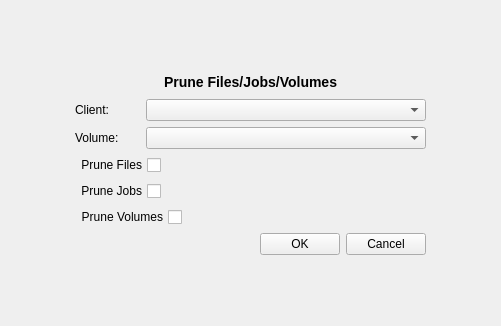
<ui version="4.0" >
 <class>pruneForm</class>
 <widget class="QWidget" name="pruneForm" >
  <property name="geometry" >
   <rect>
    <x>0</x>
    <y>0</y>
    <width>501</width>
    <height>326</height>
   </rect>
  </property>
  <property name="windowTitle" >
   <string>Form</string>
  </property>
  <layout class="QGridLayout" >
   <property name="margin" >
    <number>9</number>
   </property>
   <property name="spacing" >
    <number>6</number>
   </property>
   <item row="1" column="0" >
    <spacer>
     <property name="orientation" >
      <enum>Qt::Horizontal</enum>
     </property>
     <property name="sizeHint" >
      <size>
       <width>40</width>
       <height>20</height>
      </size>
     </property>
    </spacer>
   </item>
   <item row="1" column="2" >
    <spacer>
     <property name="orientation" >
      <enum>Qt::Horizontal</enum>
     </property>
     <property name="sizeHint" >
      <size>
       <width>40</width>
       <height>20</height>
      </size>
     </property>
    </spacer>
   </item>
   <item row="0" column="1" >
    <spacer>
     <property name="orientation" >
      <enum>Qt::Vertical</enum>
     </property>
     <property name="sizeType" >
      <enum>QSizePolicy::Expanding</enum>
     </property>
     <property name="sizeHint" >
      <size>
       <width>351</width>
       <height>16</height>
      </size>
     </property>
    </spacer>
   </item>
   <item row="1" column="1" >
    <layout class="QGridLayout" >
     <property name="margin" >
      <number>0</number>
     </property>
     <property name="spacing" >
      <number>6</number>
     </property>
     <item row="1" column="1" >
      <widget class="QComboBox" name="clientCombo" />
     </item>
     <item row="5" column="0" colspan="2" >
      <layout class="QHBoxLayout" >
       <property name="margin" >
        <number>0</number>
       </property>
       <property name="spacing" >
        <number>6</number>
       </property>
       <item>
        <widget class="QCheckBox" name="volumeCheckBox" >
         <property name="layoutDirection" >
          <enum>Qt::RightToLeft</enum>
         </property>
         <property name="text" >
          <string>Prune Volumes</string>
         </property>
        </widget>
       </item>
       <item>
        <spacer>
         <property name="orientation" >
          <enum>Qt::Horizontal</enum>
         </property>
         <property name="sizeHint" >
          <size>
           <width>40</width>
           <height>20</height>
          </size>
         </property>
        </spacer>
       </item>
      </layout>
     </item>
     <item row="0" column="0" colspan="2" >
      <layout class="QHBoxLayout" >
       <property name="margin" >
        <number>0</number>
       </property>
       <property name="spacing" >
        <number>6</number>
       </property>
       <item>
        <spacer>
         <property name="orientation" >
          <enum>Qt::Horizontal</enum>
         </property>
         <property name="sizeHint" >
          <size>
           <width>71</width>
           <height>21</height>
          </size>
         </property>
        </spacer>
       </item>
       <item>
        <widget class="QLabel" name="run" >
         <property name="maximumSize" >
          <size>
           <width>16777215</width>
           <height>30</height>
          </size>
         </property>
         <property name="text" >
          <string>&lt;h3>Prune Files/Jobs/Volumes&lt;/h3></string>
         </property>
        </widget>
       </item>
       <item>
        <spacer>
         <property name="orientation" >
          <enum>Qt::Horizontal</enum>
         </property>
         <property name="sizeHint" >
          <size>
           <width>81</width>
           <height>20</height>
          </size>
         </property>
        </spacer>
       </item>
      </layout>
     </item>
     <item row="6" column="0" colspan="2" >
      <layout class="QHBoxLayout" >
       <property name="margin" >
        <number>0</number>
       </property>
       <property name="spacing" >
        <number>6</number>
       </property>
       <item>
        <spacer>
         <property name="orientation" >
          <enum>Qt::Horizontal</enum>
         </property>
         <property name="sizeHint" >
          <size>
           <width>40</width>
           <height>20</height>
          </size>
         </property>
        </spacer>
       </item>
       <item>
        <widget class="QPushButton" name="okButton" >
         <property name="text" >
          <string>OK</string>
         </property>
        </widget>
       </item>
       <item>
        <widget class="QPushButton" name="cancelButton" >
         <property name="text" >
          <string>Cancel</string>
         </property>
        </widget>
       </item>
      </layout>
     </item>
     <item row="4" column="0" colspan="2" >
      <layout class="QHBoxLayout" >
       <property name="margin" >
        <number>0</number>
       </property>
       <property name="spacing" >
        <number>6</number>
       </property>
       <item>
        <widget class="QCheckBox" name="jobsCheckBox" >
         <property name="layoutDirection" >
          <enum>Qt::RightToLeft</enum>
         </property>
         <property name="text" >
          <string>Prune Jobs</string>
         </property>
        </widget>
       </item>
       <item>
        <spacer>
         <property name="orientation" >
          <enum>Qt::Horizontal</enum>
         </property>
         <property name="sizeHint" >
          <size>
           <width>40</width>
           <height>20</height>
          </size>
         </property>
        </spacer>
       </item>
      </layout>
     </item>
     <item row="2" column="1" >
      <widget class="QComboBox" name="volumeCombo" />
     </item>
     <item row="1" column="0" >
      <widget class="QLabel" name="label_6" >
       <property name="maximumSize" >
        <size>
         <width>65</width>
         <height>16777215</height>
        </size>
       </property>
       <property name="text" >
        <string>Client:</string>
       </property>
       <property name="buddy" >
        <cstring>clientCombo</cstring>
       </property>
      </widget>
     </item>
     <item row="3" column="0" colspan="2" >
      <layout class="QHBoxLayout" >
       <property name="margin" >
        <number>0</number>
       </property>
       <property name="spacing" >
        <number>6</number>
       </property>
       <item>
        <widget class="QCheckBox" name="filesCheckBox" >
         <property name="layoutDirection" >
          <enum>Qt::RightToLeft</enum>
         </property>
         <property name="text" >
          <string>Prune Files</string>
         </property>
        </widget>
       </item>
       <item>
        <spacer>
         <property name="orientation" >
          <enum>Qt::Horizontal</enum>
         </property>
         <property name="sizeHint" >
          <size>
           <width>40</width>
           <height>20</height>
          </size>
         </property>
        </spacer>
       </item>
      </layout>
     </item>
     <item row="2" column="0" >
      <widget class="QLabel" name="label_8" >
       <property name="text" >
        <string>Volume:</string>
       </property>
       <property name="buddy" >
        <cstring>volumeCombo</cstring>
       </property>
      </widget>
     </item>
    </layout>
   </item>
   <item row="2" column="1" >
    <spacer>
     <property name="orientation" >
      <enum>Qt::Vertical</enum>
     </property>
     <property name="sizeType" >
      <enum>QSizePolicy::Expanding</enum>
     </property>
     <property name="sizeHint" >
      <size>
       <width>351</width>
       <height>16</height>
      </size>
     </property>
    </spacer>
   </item>
  </layout>
 </widget>
 <resources/>
 <connections/>
</ui>
